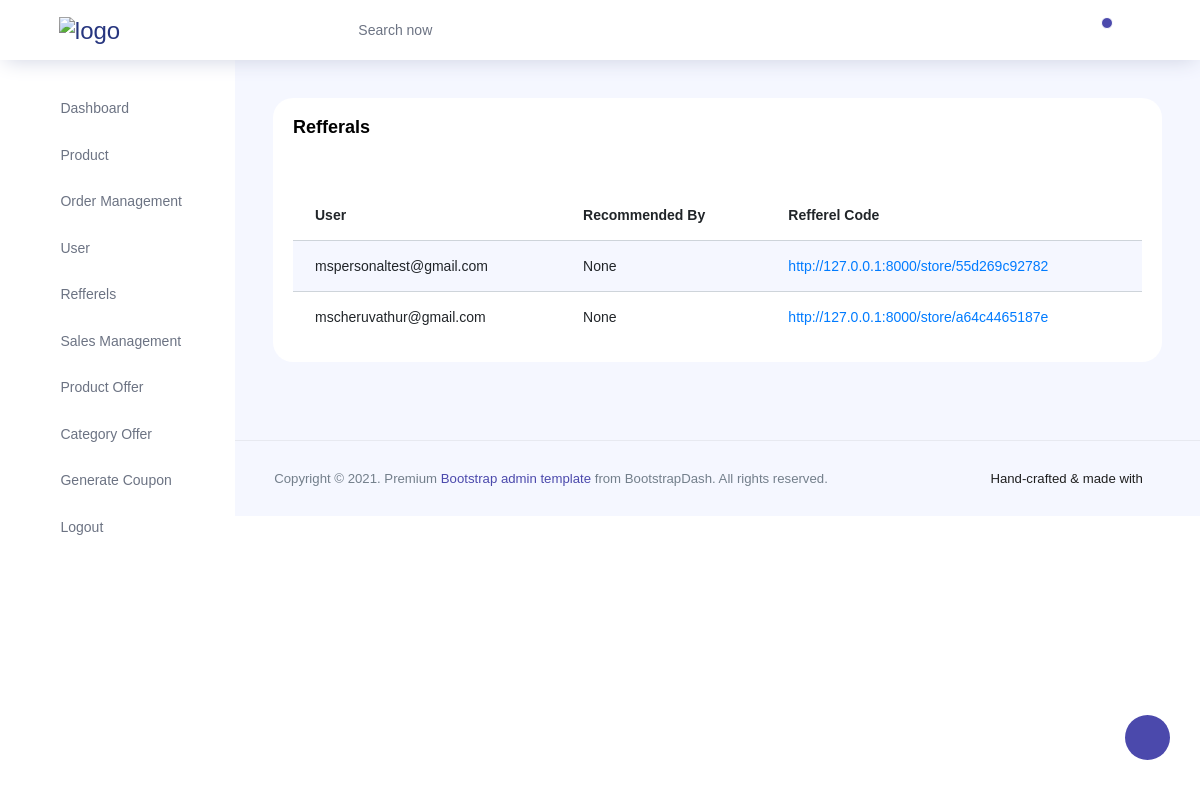
The page /accounts/refferels/ on the database as committed earlier.
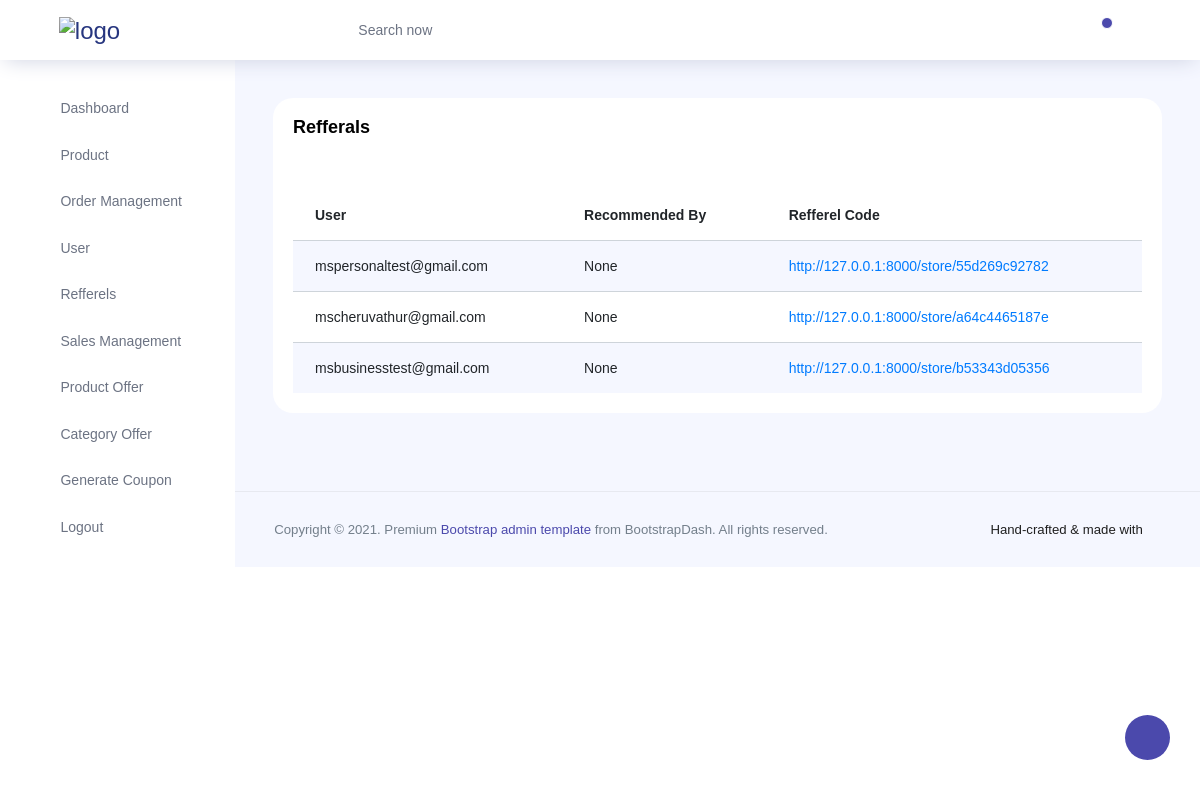
The same page on the database as committed later.
### accounts/models.py (models this page shows, shortened)
class Refferel(models.Model):
    user = models.OneToOneField(Account,on_delete=models.CASCADE)
    code = models.CharField(max_length=12, blank=True)
    recommended_by = models.ForeignKey(Account,on_delete=models.CASCADE,blank=True,null=True,related_name='ref_by')
    update = DateField(auto_now=True)
    created = DateField(auto_now_add=True)

class Account(AbstractBaseUser):
    first_name = models.CharField(max_length=50,)
    last_name = models.CharField(max_length=50,)
    username = models.CharField(max_length=50,unique=True)
    email = models.EmailField(max_length=100,unique=True)
    phone_number = models.CharField(max_length=50)
    date_joined = models.DateField(auto_now_add=True)
    last_login = models.DateField(auto_now_add=True)
    is_admin = models.BooleanField(default=False)
    is_staff = models.BooleanField(default=False)
    is_active = models.BooleanField(default=False)
    is_superadmin = models.BooleanField(default=False)
    USERNAME_FIELD = 'email'
    REQUIRED_FIELDS = ['username','first_name','last_name']
    objects = MyAccountManager()
    def __str__(self):
        return self.email

### accounts/views.py (the view)
# urls.py: path('refferels/',views.refferels,name="refferels"),
def refferels(request):
    reff = Refferel.objects.all()
    context = {'reff':reff}
    return render(request,'admin_panel_templates/refferel.html',context)

### cart/context_processors.py (called while the page is built)
def counter(request):
    cart_count = 0
    if 'admin' in request.path:
        return {}
    else:
        try:
            cart = Cart.objects.filter(cart_id=_cart_id(request))
            if  request.user.is_authenticated:
                cart_items = CartItem.objects.all().filter(user=request.user)
            else:
                cart_items = CartItem.objects.all().filter(cart=cart[:1])
            for cart_item in cart_items:
                cart_count += cart_item.quantity
        except Cart.DoesNotExist:
            cart_item = 0
        return dict(cart_count = cart_count)

### cart/views.py (called while the page is built)
def _cart_id(request):
    cart = request.session.session_key
    if not cart:
        cart = request.session.create()
    return cart

### category/context_processors.py (called while the page is built)
def menu_links(request):
    links = Category.objects.all()
    return dict(links=links)

### templates/admin_panel_templates/refferel.html
{% extends 'admin_panel_templates/admin_base.html' %}
{% load static %}
{% block content %}
          <div class="col-lg-12 grid-margin stretch-card">
              <div class="card">
                <div class="card-body">
                  <h4 class="card-title">Refferals</h4>
                  <p class="card-description">
                    <code></code>
                  </p>
                  <div class="table-responsive">
                    <table class="table table-striped" id="myTable">
                      <thead>
                        <tr>
                          <th>
                            User
                          </th>
                          <th>
                             Recommended By
                          </th>
                          <th>
                            Refferel Code
                          </th>
                        </tr>
                      </thead>
                      <tbody>
                      {% for refferel in reff %}
                        <tr>
                          <td class="py-1">
                            {{refferel.user}}
                          </td>
                          <td>
                            {{refferel.recommended_by}}
                          </td>
                          <td>
                            <a href="{{refferel.code}}">{{refferel.code}}</a>
                          </td>
                        </tr>
                         {% endfor %}
                      </tbody>
                    </table>
                  </div>
                </div>
              </div>
            </div>
          </div>
        </div>
{% endblock %}

Rows that differ between the two databases and show on the page:
added Refferel: user "msbusinesstest@gmail.com", recommended_by "None", code "http://127.0.0.1:8000/store/b53343d05356"
